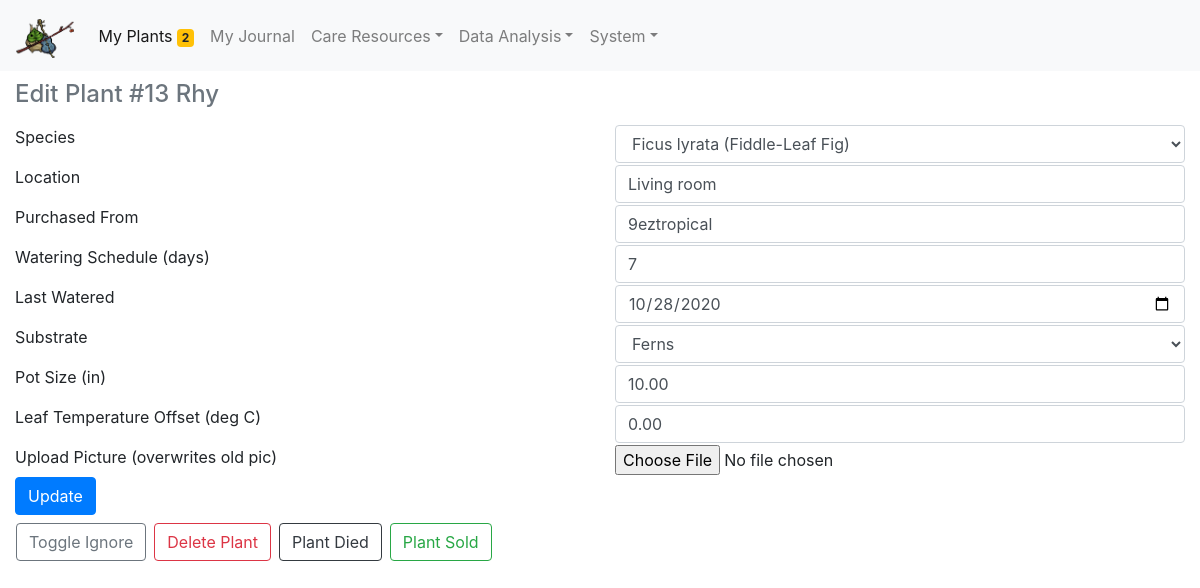
Screenshot of /edit_plant/13 with the database file from the repository.
### tables this page shows
CREATE TABLE houseplants (ID INTEGER PRIMARY KEY AUTOINCREMENT,name varchar(765),species varchar(765),location varchar(765),purchased_from varchar(765),purchase_date timestamp,water_schedule_in_days integer,last_watered timestamp,substrate varchar(765),pot_size real,leaf_temp_offset integer,pic_path varchar(765),has_pic smallint,days_since_last_water integer,need_water smallint,water_warning smallint,ignore smallint,death smallint,last_repot_date timestamp, sold smallint);

### webserver.py (the view, shortened to what this page needs)
@app.route('/edit_plant/<id>', methods=['GET', 'POST'])
def edit_plant(id):
    print('id=' + str(id))
    (columns, row) = read_row(cp['g']['plant_db_path'] + 'my_plants.db', 'houseplants', 'ID', id)
    print(row[6])
    form = EditPlant(
        species=row[2],
        location=row[3],
        purchased_from=row[4],
        water_schedule_in_days=row[6],
        last_watered=datetime.strptime(row[7], '%Y-%m-%d'),
        substrate=row[8],
        pot_size=row[9],
        leaf_temp_offset=row[10])
    (req, key, combined_name, soil_choice) = read_req_db()
    form.substrate.choices = soil_choice
    form.species.choices = combined_name
    return render_template('edit_plant.html', form=form, id=id, row=row, plants_to_water=int(cp['water']['plants_to_water']))

### forms.py
class EditPlant(FlaskForm):
    species = wt.SelectField('Species')
    location = wt.StringField('Location')
    purchased_from = wt.StringField('Purchased From')
    water_schedule_in_days = wt.IntegerField('Watering Schedule (days)')
    last_watered = wt5.DateField('Last Watered', format='%Y-%m-%d')
    substrate = wt.SelectField('Substrate')
    pot_size = wt5.DecimalField('Pot Size (in)')
    leaf_temp_offset = wt5.DecimalField('Leaf Temperature Offset (deg C)')
    submit = wt.SubmitField('Update')

### lib_webserver.py (called while the page is built)
def read_req_db():
    db = cp['g']['plant_req_db_path'] + 'plant_requirements.db'
    print(db)
    con = sql.connect(db)
    req = pd.read_sql_query('SELECT * FROM requirements ORDER BY "botanical_name"', con)
    key = pd.read_sql_query('SELECT * FROM key', con)
    combined_name = (req['botanical_name'] + ' (' + req['common_name'] + ')').tolist()
    print(req.head())
    soil_choice = (key['soil']).tolist()
    return (req, key, combined_name, soil_choice)

def read_row(database, table, id_column, id):
    try:
        database = str(database)
        table = str(table)
        id_column = str(id_column)
        id = str(id)
        print(database, table, id_column, id)
    except Exception as e:
        print(e)
    con = sql.connect(database)
    cur = con.cursor()
    cur.execute('PRAGMA table_info(' + table + ')')
    temp_columns = cur.fetchall()
    columns = []
    for tuple in temp_columns:
        columns.append(tuple[1])
    print(columns)
    cur.execute('SELECT * FROM ' + table + ' WHERE ' + id_column + ' = ' + id)
    row = cur.fetchall()
    if row == []:
        print('Error: No plant with ID ' + id)
    else:
        print(row)
    con.close()
    return (columns, row[
        0])  # need to do row[0] instead of just row since the cursor returns a tuple of lists (we just need the list)

### webserver.py (called while the page is built)
@app.after_request
def add_header(response):
    response.cache_control.max_age = 1
    response.cache_control.public = True
    cp.read('config.ini')  # needed to make water badge update each time a page is loaded
    return response

### templates/edit_plant.html (shortened to what this page needs)
{% extends "base.html" %}
{% set active_page = "my_plants" %}
{% block content %}
<div class="container-fluid">
    <h4 class="mb-3 text-secondary">Edit Plant #{{ id }} {{ row[1] }}</h4>
    <form method="post" autocomplete="off" enctype="multipart/form-data">
        {% for field in form if (field.name != 'csrf_token') and (field.name != 'submit') and (field.name != 'ignore') %}
            <div class="form row">
                <div class="col"><label class="form-label"> {{ field.label() }} </label></div>
                <div class="col"> {{ field(class="form-control") }} </div>
            </div>
        {% endfor %}
        <div class="form row">
            <div class="col"><label class="form-label">Upload Picture (overwrites old pic)</label></div>
            <div class="col"><input type="file" class="file-input" name="pic" accept="image/*" /></div>
        </div>
        <div class="row">
            <div class="col-sm">{{ form.submit(class="btn btn-primary") }}</div>
        </div>
    </form>
    <div class="row mt-2 pl-3">
        <a class="btn btn-outline-secondary mr-2" data-toggle="modal" data-target="#ignore">Toggle Ignore</a>
        <a class="btn btn-outline-danger mr-2" data-toggle="modal" data-target="#delete">Delete Plant</a>
        <a class="btn btn-outline-dark mr-2" data-toggle="modal" data-target="#death">Plant Died</a>
        <a class="btn btn-outline-success mr-2" data-toggle="modal" data-target="#sold">Plant Sold</a>
    </div>
</div>
{% endblock %}

### templates/base.html (style rules this page uses)
body { padding-top:50px; }

### rows the page displays
houseplants: name "Rhy", species "Ficus lyrata (Fiddle-Leaf Fig)" "Living room" "9eztropical" "7" "10/28/2020" "Ferns" "10.00" "0.00"

### other values shown
{{ plants_to_water }} "2"
{{ id }} "13"
{{ field.label() }} "Species" "Location" "Purchased From" "Watering Schedule (days)" "Last Watered" "Substrate" "Pot Size (in)" "Leaf Temperature Offset (deg C)"
